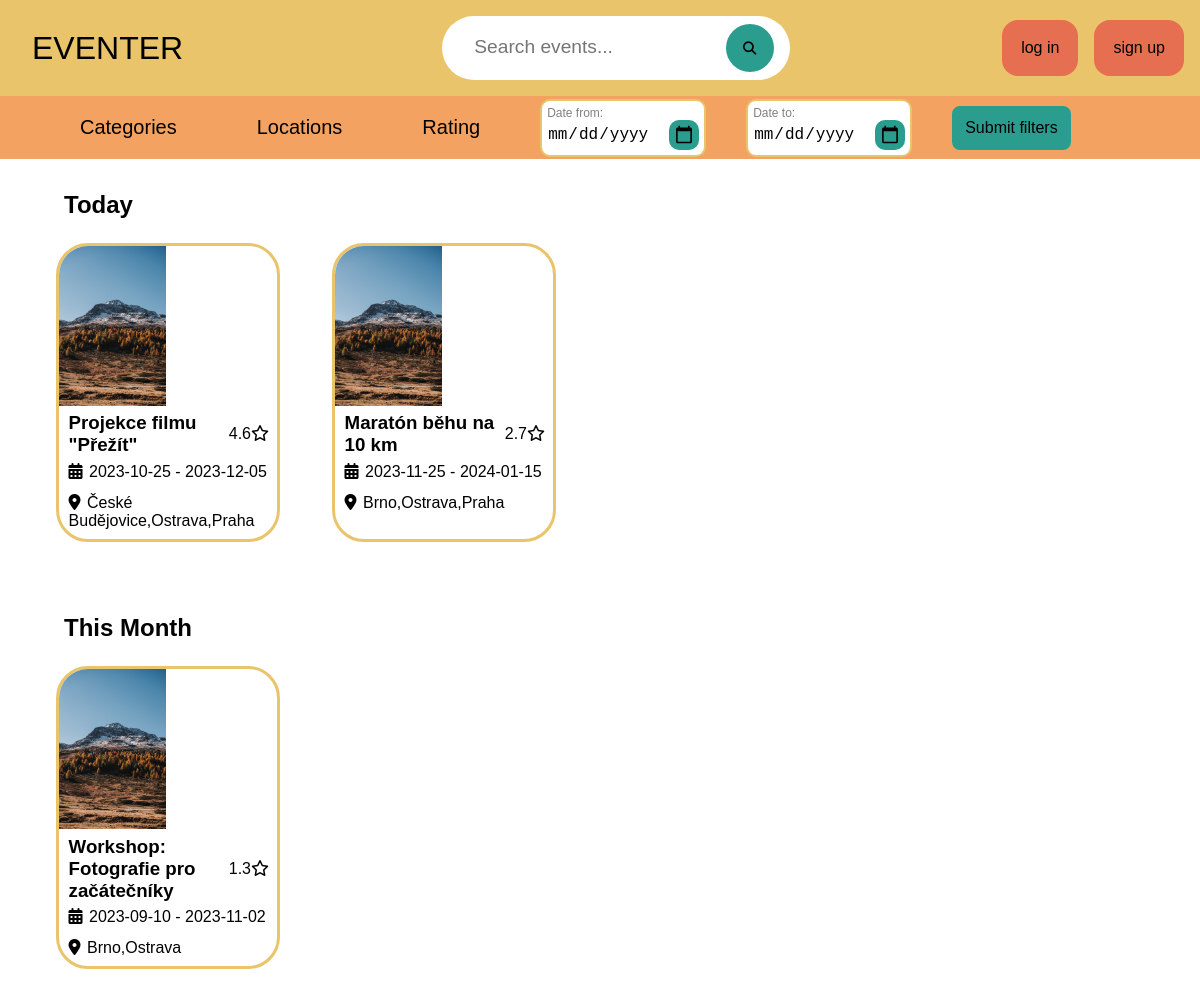
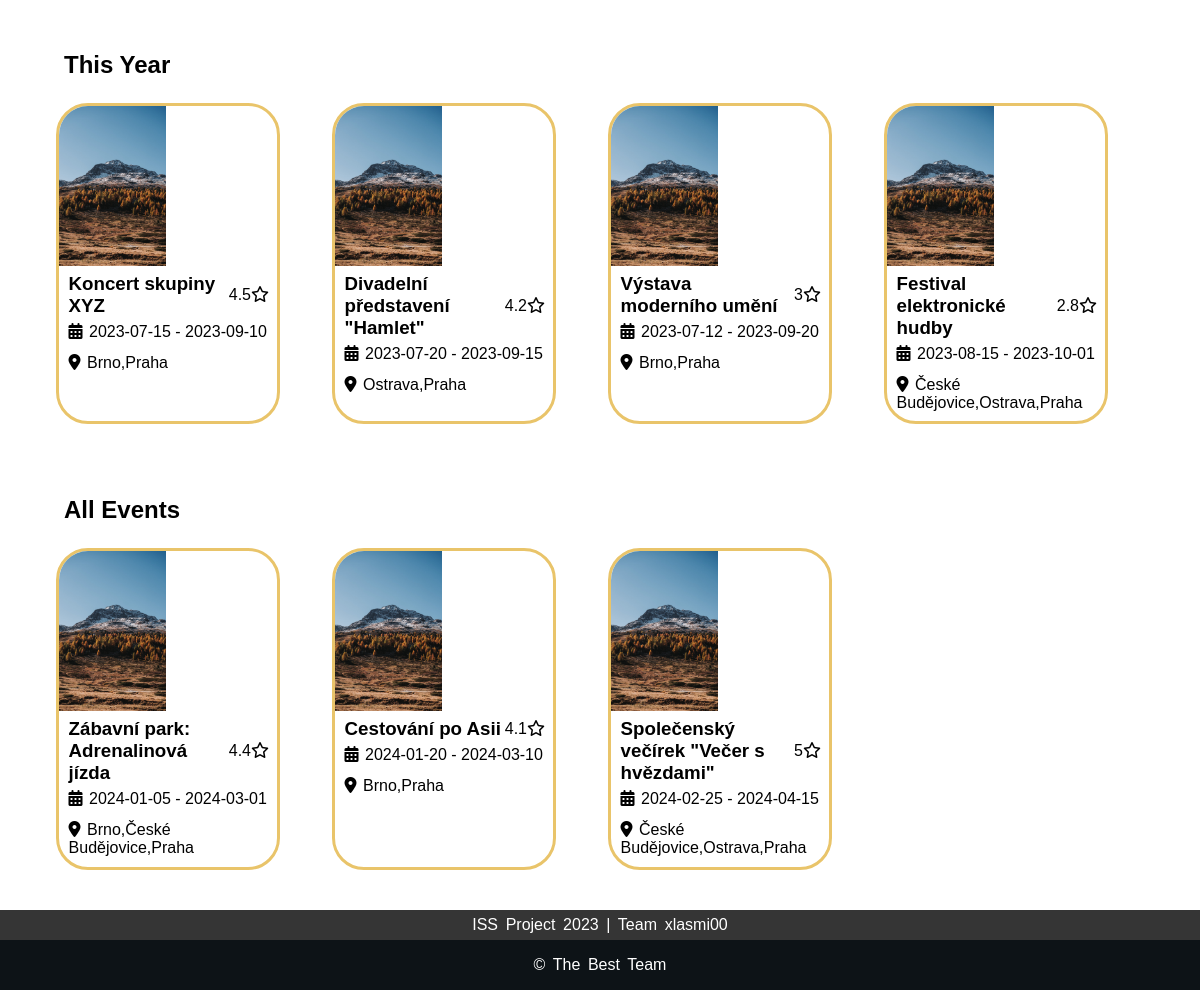
The page / on the database its author committed (2 pictures, top to bottom).
### tables this page shows
CREATE TABLE Event (
    event_id INT AUTO_INCREMENT PRIMARY KEY,
    event_name VARCHAR(128),
    event_description MEDIUMTEXT,
    event_icon VARCHAR(256),
    rating FLOAT,
    time_of_creation DATETIME,
    time_of_last_edit DATETIME,
    event_status VARCHAR(64),

    category_name VARCHAR(128),
    account_id INT,

    CONSTRAINT fk_event_category
    FOREIGN KEY (category_name)
    REFERENCES Category(category_name),

    CONSTRAINT fk_event_owner  

    FOREIGN KEY (account_id)
    REFERENCES Account(account_id)
);

### src/front-end/components/html-components.php (the view, shortened to what this page needs)
<?php
function makeHead(string $title)
{
    ?>
    <!DOCTYPE html>
    <html lang="en">
    <head>
        <link rel="stylesheet" href="src/front-end/styles/style.css">
    </head>
    <body>
    <?php
}
    ?>
    <?php
function makeHeader()
{
    ?>
    <header>
        <div class="top-bar">
            <a id="logo" href="index.php"><p>EVENTER</p></a>
            <div class="search-bar">
                <form action="index.php" method="get">
                    <input type="text" placeholder="Search events..." name="events_search_bar" value="<?php echoSessionVal("events_search_bar", ""); ?>" >
                    <button><i class="fa-solid fa-magnifying-glass"></i></button>
                </form>
            </div>
            <div class="profile">
                <?php
                    if (userIsLoggedIn())
                    {
                        echo '<div class="profile-icon" onclick="menuToggle();">';
                        echo '<img src="'.selectUserIcon($_SESSION["USER"]["user_icon"]).'">';
                        echo "</div>";
                        generateProfilMenu();
                    }
                    else
                    {
                        echo "<div class='login-btns'>";
                        echo "<a href='login.php' class='button-sharp-filled'>log in</a>";
                        echo "<a href='#' class='button-sharp-filled'>sign up</a>";
                        echo "</div>";
                    }
                ?>
            </div>
        </div>
    </header>
    <?php
}
function makeFooter()
{
    ?>
    <footer>
        <div class="footer-top">
            <p> ISS Project 2023 | Team xlasmi00 </p>
        </div>
        <div class="footer-bottom">
            <p>&copy; The best Team</p>
        </div>
    </footer>
    </body>
    </html>
    <?php
}
function generateEventCard(&$event, $card_type = null) {
    echo '<a href="event-detail.php?event_id='.$event["event_id"].'" class="event-card'.$card_type.'">';
    echo '<img src="'.selectEventIcon($event['event_icon']).'">';
    echo '<div class="name-rating">';
    echo '    <h3>' . $event["event_name"] . '</h3>';
    echo '    <div class="rating">';
    echo '        <p>' . $event["rating"] . '</p>';
    echo '        <i class="fa-regular fa-star"></i>';
    echo '    </div>';
    echo '</div>';
    echo '<ul>';
    echo '    <li><i class="fa-solid fa-calendar-days"></i>' . $event["earliest_date"] . ' - ' . $event["latest_date"] . '</li>';
    echo '    <li><i class="fa-solid fa-location-dot"></i>' . $event["cities"] .  '</li>';
    echo '</ul>';
    echo '</a>';
}
function generateEventCardsbyDate() {
    $events = getEvents('approved');
    $periods = sortEventsByPeriods($events);
    for($i = 0; $i < 5; $i++) {
        if(!isset($periods[$i])) {
            continue;
        }
        echo "<h2>$periods[$i]</h2>";
        echo '<div class="card-container">';
        foreach($events as &$event) {
            if(isset($event[$periods[$i]])) {
                generateEventCard($event);
            }
        }
        echo '</div>';
    }
}
function selectEventIcon(&$path) {
    return isset($path) ? $path : "event-icons/default.jpg";
}
    ?>

### src/front-end/styles/style.css (style rules this page uses)
* { margin: 0; padding: 0; font-family: 'Poppins', sans-serif; box-sizing: border-box; }
body { background-color: white; }
header { width: 100%; background-color: #E9C46A; }
.top-bar { display: flex; align-items: center; flex-direction: row; justify-content: space-between; }
#logo { height: 100%; width: 30%; text-align: left; text-decoration: none; color: black; font-size: 2rem; margin: 1rem 0rem 1rem 2rem; }
.search-bar { width: 100%; max-width: 700px; display: flex; align-items: center; justify-content: center; padding: 1rem 2rem; }
.search-bar form { background-color: white; stroke: black; stroke-width: 0.2rem; border-radius: 60rem; padding: 0.5rem 1rem 0.5rem 2rem; }
.search-bar form input { background-color: transparent; flex: 1; border: 0; outline: none; font-size: 1.2rem; color: black; }
.search-bar button { width: 2rem; border: 0; border-radius: 50%; width: 3rem; height: 3rem; background-color: #2A9D8F; cursor: pointer; }
.profile { width: 30%; height: 100%; display: flex; justify-content: right; text-align: right; }
.login-btns a { margin-right: 1rem; border-radius: 1rem; }
footer { color: white; font-size: 1rem; word-spacing: 0.2rem; text-align: center; }
.footer-top { padding: 0.4rem 0; background-color: #353535; }
.footer-bottom { background: #0D1317; width: auto; padding: 1rem 0; align-items: center; }
.footer-bottom p { text-transform: capitalize; }

### src/front-end/styles/buttons.css (style rules this page uses)
.button-sharp-filled { display: inline-block; padding: 1rem; font-size: 1rem; text-align: center; text-decoration: none; border: 0.2rem solid #E76F51; color: black; background-color: #E76F51; cursor: pointer; }

### src/front-end/styles/event-card.css (style rules this page uses)
.event-card { width: 14rem; text-decoration: none; color: black; cursor: pointer; display: flex; flex-direction: column; justify-content: left; overflow: hidden; border: 0.2rem solid #E9C46A; padding: 0rem 0rem 0.2rem 0rem; margin: 0.5rem; border-radius: 2rem; }
.event-card img { max-width: fit-content; max-height: 10rem; }
.event-card .name-rating h3 { width: 80%; }
.event-card .name-rating { padding: 0.4rem 0.5rem 0rem 0.6rem; display: flex; flex-direction: row; justify-content: space-between; align-items: center; }
.event-card .rating { display: flex; flex-direction: row; justify-content: center; }
.event-card ul { width: fit-content; }
.event-card ul li { font-size: 1rem; list-style: none; padding: 0.4rem 0.6rem 0.4rem 0.6rem; }
.event-card ul li i { padding: 0rem 0.4rem 0rem 0rem; }

### src/front-end/styles/index.css (style rules this page uses)
.card-container { display: grid; grid-template-columns: repeat(auto-fill, minmax(15rem, 1fr)); padding: 1rem 3rem 2rem 3rem; }
main h2 { padding: 2rem 3rem 0rem 4rem; }

### rows shown on the page
event: event_name "Projekce filmu \"Přežít\"", rating "4.6", earliest_date "2023-10-25", latest_date "2023-12-05", cities "České Budějovice,Ostrava,Praha"
event: event_name "Maratón běhu na 10 km", rating "2.7", earliest_date "2023-11-25", latest_date "2024-01-15", cities "Brno,Ostrava,Praha"
event: event_name "Workshop: Fotografie pro začátečníky", rating "1.3", earliest_date "2023-09-10", latest_date "2023-11-02", cities "Brno,Ostrava"
event: event_name "Koncert skupiny XYZ", rating "4.5", earliest_date "2023-07-15", latest_date "2023-09-10", cities "Brno,Praha"
event: event_name "Divadelní představení \"Hamlet\"", rating "4.2", earliest_date "2023-07-20", latest_date "2023-09-15", cities "Ostrava,Praha"
event: event_name "Výstava moderního umění", rating "3", earliest_date "2023-07-12", latest_date "2023-09-20", cities "Brno,Praha"
event: event_name "Festival elektronické hudby", rating "2.8", earliest_date "2023-08-15", latest_date "2023-10-01", cities "České Budějovice,Ostrava,Praha"
event: event_name "Zábavní park: Adrenalinová jízda", rating "4.4", earliest_date "2024-01-05", latest_date "2024-03-01", cities "Brno,České Budějovice,Praha"
event: event_name "Cestování po Asii", rating "4.1", earliest_date "2024-01-20", latest_date "2024-03-10", cities "Brno,Praha"
event: event_name "Společenský večírek \"Večer s hvězdami\"", rating "5", earliest_date "2024-02-25", latest_date "2024-04-15", cities "České Budějovice,Ostrava,Praha"

### other values the page prints
$periods[$i] "Today"
$periods[$i] "This Month"
$periods[$i] "This Year"
$periods[$i] "All Events"
